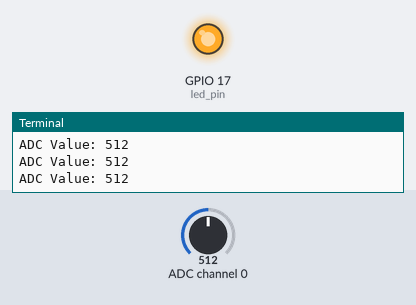
This program was run on a simulated Raspberry Pi (BCM pin numbers). On the bench: output pins drawn as LEDs (lit = HIGH), the last lines printed to the terminal. The test bench sets the inputs (shaded band); at power-on: ADC channel 0 = 512 (analog values on the 0–1023 scale).

Above: at 1.2 s.
1.3 s: ADC channel 0 set to 493
At 2.1 s:
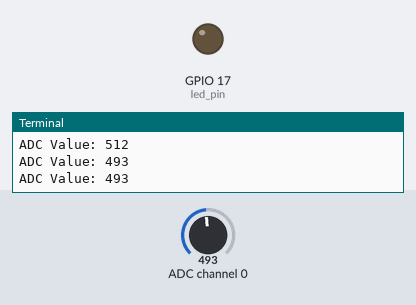
3.0 s: ADC channel 0 set to 510
At 3.3 s:
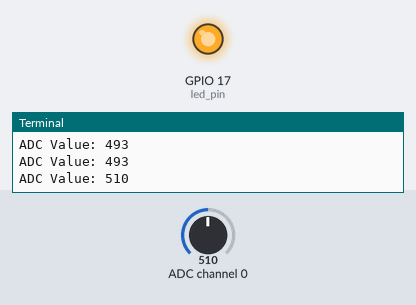
4.5 s: ADC channel 0 set to 490
At 5.6 s:
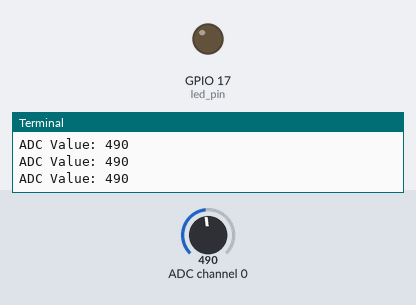
Timing chart, 0 to 7.5 s (numbered marks = the images above; inputs shaded):
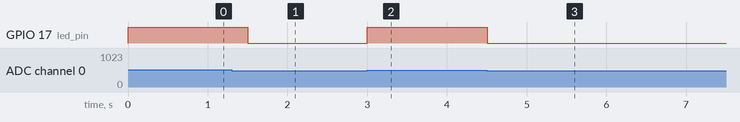

The program:

ADC2.py
```python
import spidev
import time
import RPi.GPIO as GPIO

spi=spidev.SpiDev()
spi.open(0,0)

spi.max_speed_hz=1350000

GPIO.setmode(GPIO.BCM)

led_pin = 17
GPIO.setup(led_pin, GPIO.OUT)

def analog_read(channel):
	r=spi.xfer2([1,(8+channel)<<4,0])
	adc_out=((r[1]&3)<<8)+r[2]
	return adc_out

while True:
	a = analog_read(0)
	print("ADC Value: "+str(a))
	if a >= 500:
		GPIO.output(led_pin, 1)
	else:
		GPIO.output(led_pin, 0)
	time.sleep(0.5)
```

Measured:
- the behaviour switches between 500 and 499 on ADC channel 0 (found by bisection; images 0 and 1)
- after the input at 1.3 s, GPIO 17 (led_pin): HIGH → LOW after 0.20 s
- after the input at 3.0 s, GPIO 17 (led_pin): LOW → HIGH at once
- after the input at 4.5 s, GPIO 17 (led_pin): HIGH → LOW at once
